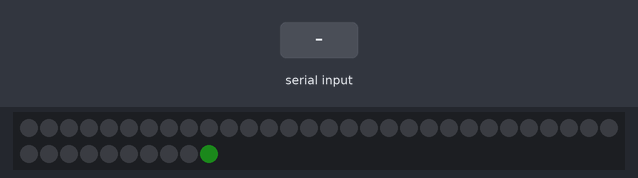
Bench run of a sketch on a simulated Arduino Uno, built with avr-gcc and run on an emulated ATmega328P. Shown: 40 RGB LEDs in strip order, left to right, continuing on the next row. The inputs (shaded band) are chosen by the test bench. Dim RGB values are drawn brighter than linear; what the sketch prints to the serial monitor is not drawn.

Above: at 1.2 s.
1.3 s: "30,150\n" received over Serial
At 1.9 s:
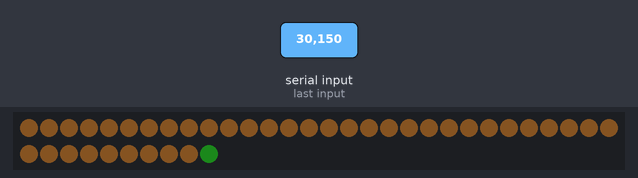
3.8 s: "5\n" received over Serial
At 4.6 s:
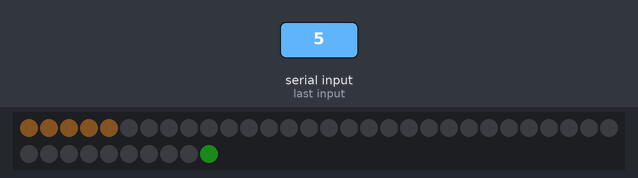
Timing chart, 0 to 6.8 s (numbered marks = the images above; inputs shaded):
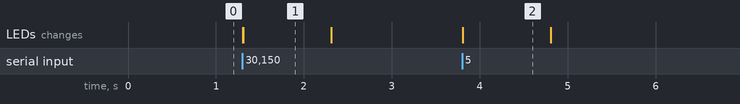

The sketch:

arduino.ino
```cpp
#include <FastLED.h>

#define NUM_LEDS 40
#define DATA_PIN 6

// See https://raw.githubusercontent.com/FastLED/FastLED/gh-pages/images/HSV-rainbow-with-desc.jpg
CHSV notificationPixel(32, 128, 50);
CHSV powerPixel(96, 128, 50);
CRGB leds[NUM_LEDS];

void setup()
{
    FastLED.addLeds<NEOPIXEL, DATA_PIN>(leds, NUM_LEDS);
    Serial.begin(9600);
    Serial.println("<ready>");
}

void loop()
{
    if (Serial.available() > 0)
    {
        long count = Serial.parseInt();
        // Last pixel is reserved for power status so max
        // count is 1 less than total pixel count
        count = max(0, min(NUM_LEDS - 1, count));
        FastLED.clear();
        for (int i = 0; i < count; i++)
        {
            leds[i] = notificationPixel;
        }
    }
    leds[NUM_LEDS - 1] = powerPixel;
    FastLED.show();
}
```

Measured:
- after the input at 1.3 s, the LEDs: first change at once (image 1 shows a later state)
- after the input at 3.8 s, the LEDs: change at once (image 2)
- what the display in image 1 shows lasts 1.0 s, from 1.3 s to 2.3 s
